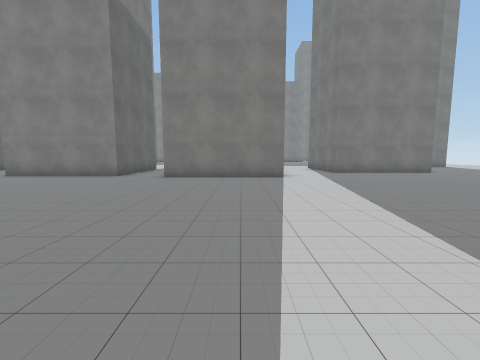
view 1 (above)

24 first-person views from a walk through a scene from a Unity 3-D project. The camera is 1.4 m above the floor, tilts 6° down and sees 90° across. The floor is counted in squares, 2 m on a side. Each view is taken from the middle of a square. On the plan, view 1 faces up. The plan holds only what a view shows up to about 9 squares ahead; the rest is blank. The place goes on beyond the plan. The player character is not drawn. Some surface patterns are stand-ins.

view 2
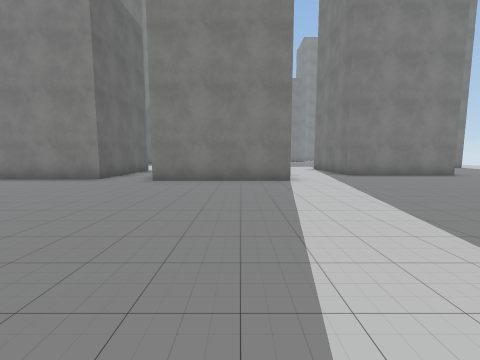

view 3
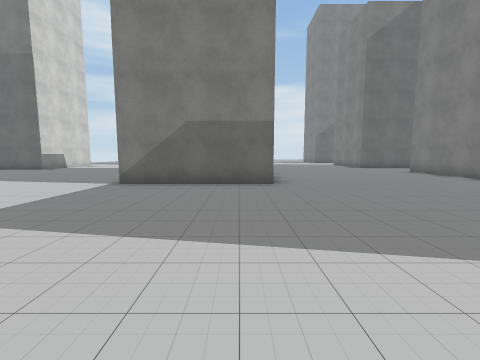

view 4
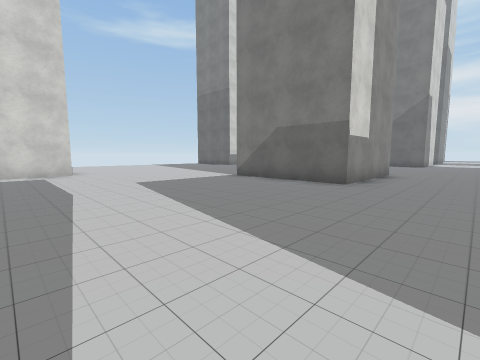

view 5
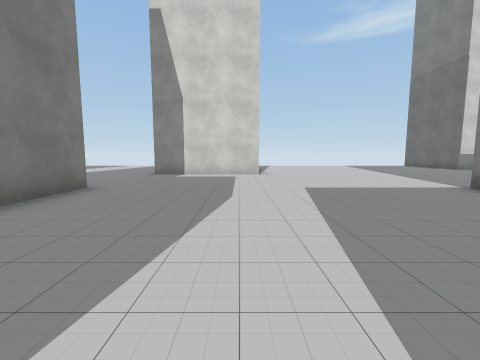

view 6
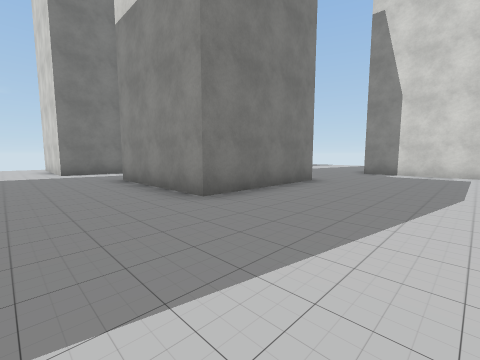

view 7
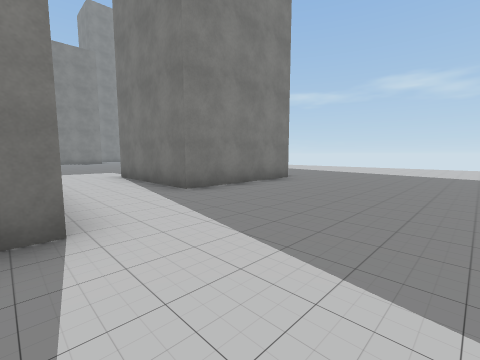

view 8
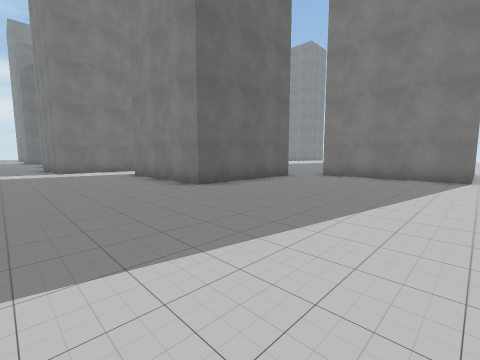

view 9
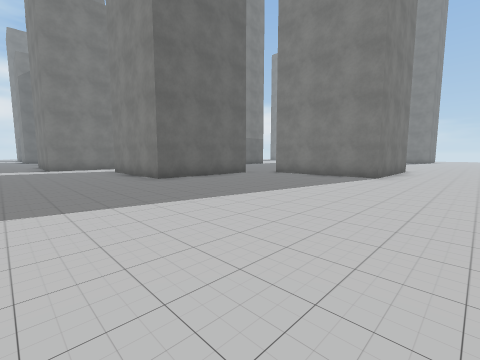

view 10
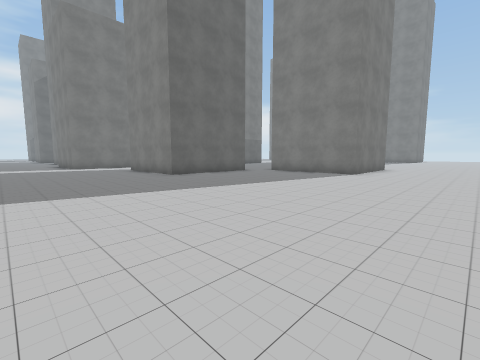

view 11
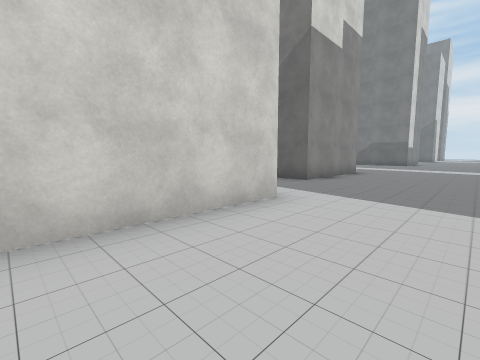

view 12
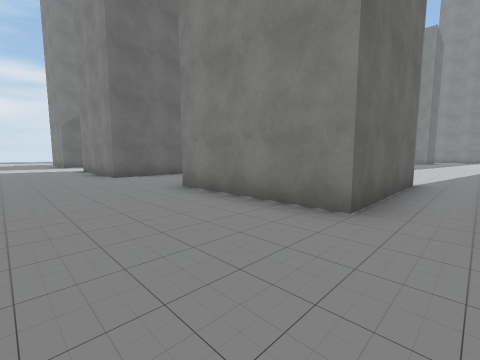

view 13
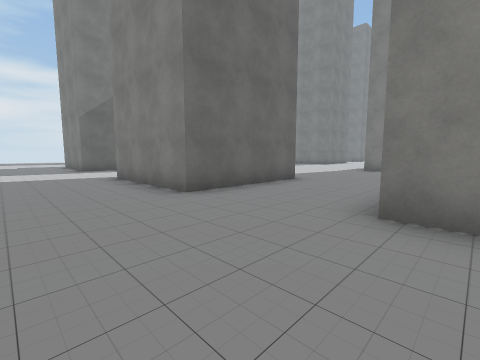

view 14
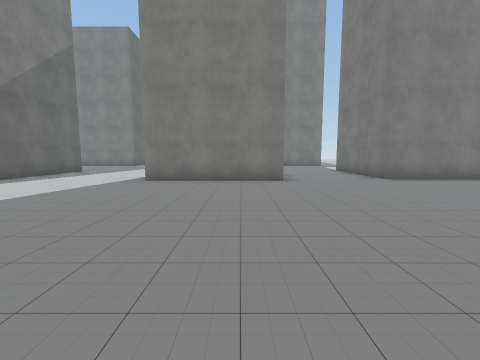

view 15
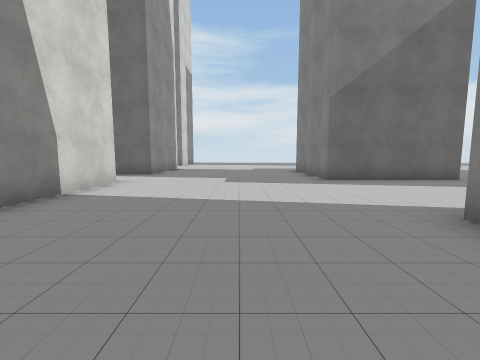

view 16
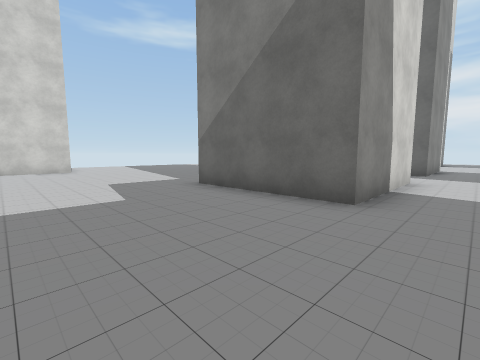

view 17
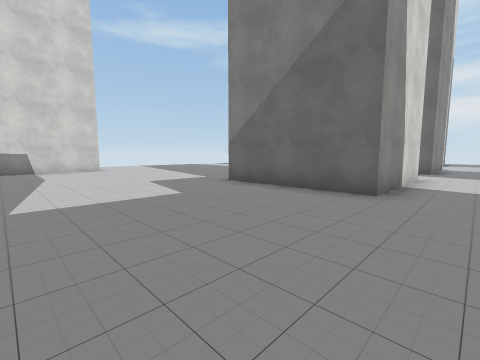

view 18
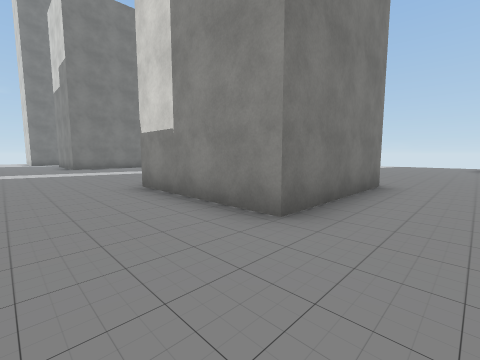

view 19
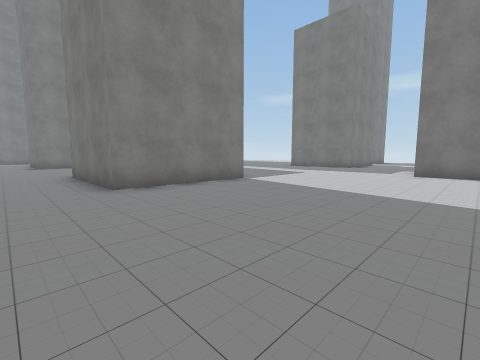

view 20
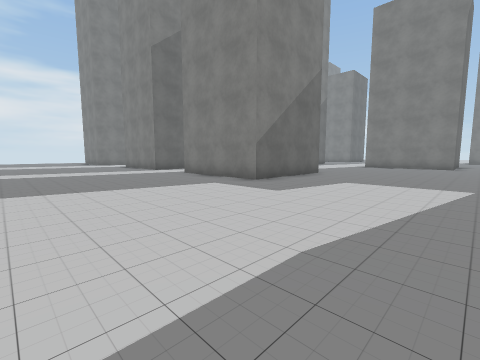

view 21
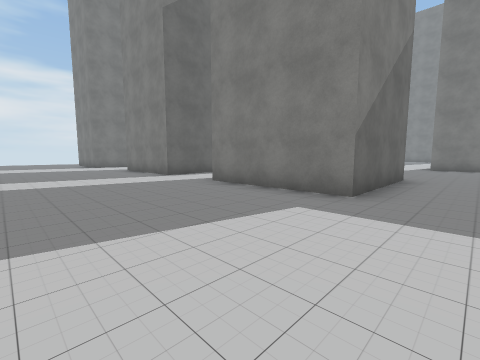

view 22
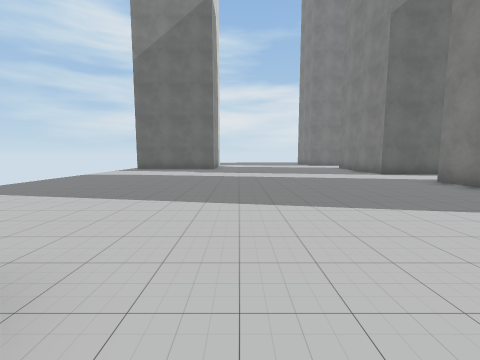

view 23
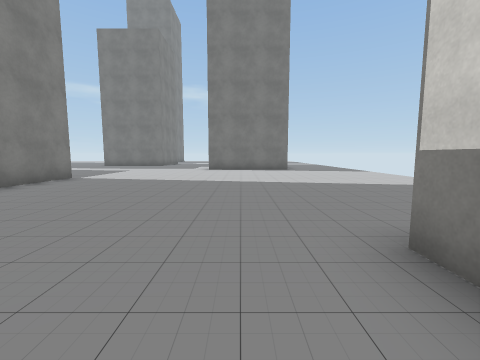

view 24
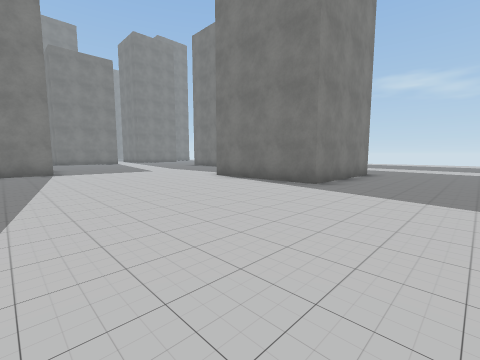

### Floor plan
Points are (right, up) in squares from view 1. A wall is a line through its corners. A room is listed if a view was taken in it or the views show most of it. See-through windows are left out.
Room 1 (views 1, 2, 3, 4, 5, 6, 7, 8, 9, 10, 11, 12, 13, 14, 15, 16, 17, 18, 19, 20, 21, 22, 23, 24)
walls: (-3.7, 1.8) (-3.7, -1.9) (-7.5, -1.9) (-7.5, 1.8) (-3.7, 1.8); (1.4, 8.2) (1.4, 7.4) (-2.4, 7.4); (-4, 11.6) (-4, 7.9) (-7.7, 7.9) (-7.7, 10); (-10.8, 11.2) (-10.8, 7.4) (-14.6, 7.4); (4.3, -2.1) (4.3, 1.6) (8, 1.6); (-18.2, 1.8) (-14.5, 1.8) (-14.5, -1.9) (-18.2, -1.9); (0.3, -9.2) (0.3, -5.5) (4.1, -5.5); (-12.6, -8.3) (-9.2, -8.3); (10.7, 2.6) (14.1, 2.6); (7.4, 13) (7.4, 9.2) (3.7, 9.2) (3.7, 13); (-18.7, 11.2) (-18.7, 7.4) (-21, 7.4); (-21.5, 1.8) (-20.6, 1.8) (-20.6, -1.9) (-21.5, -1.9); (11.9, 15.5) (11.9, 13.9) (8.1, 13.9)
ways out: opening at (0.3, -11); opening at (4.3, -4); opening at (9.5, 1.5)

Positions as (right, up) in squares from view 1, and headings:
1: (0, 0), facing up
2: (0, 1), facing up
3: (2, 1), facing left
4: (2, 4), facing down-left
5: (1, 3), facing down
6: (1, 4), facing down-right
7: (1, 5), facing up-right
8: (12, 6), facing up-left
9: (14, 6), facing up-left
10: (15, 5), facing up-left
11: (14, 5), facing down-left
12: (-3, 5), facing up-left
13: (-7, 5), facing up-left
14: (-12, 1), facing up
15: (-12, 5), facing left
16: (-11, 3), facing down-left
17: (-10, 3), facing down-left
18: (-9, 4), facing down-right
19: (-9, -7), facing up-right
20: (-10, -7), facing up-left
21: (-13, -6), facing up-left
22: (-12, -7), facing left
23: (-11, -7), facing right
24: (-5, -12), facing up-right
